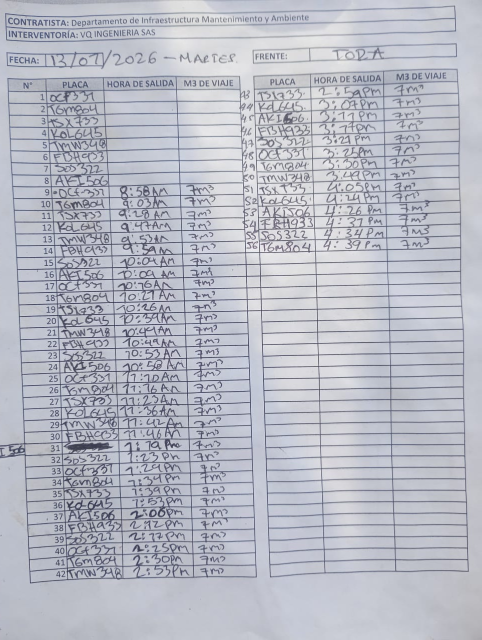
#> input picture OneDrive_2026-01-30/PLANILLAS DIARIAS/260113.jpeg, 963 x 1280 px, found by its file name (shown at 1/2 size)
$ jupyter execute --allow-errors ocr_volquetas_colab.ipynb   (shell and % lines are left out)
#> lines starting #> are read from the running program, lines starting #| are printed output that depends on the picture; after the words box and inside, x2 and y2 are one past the last pixel; in counts of white or black regions, pixels touching at a corner belong together
# OCR planillas de volquetas (Colab) - deteccion automatica de tablas

Este notebook detecta tablas y celdas automaticamente usando las lineas de la tabla.
Si la deteccion falla, ajusta parametros en CONFIG (MIN_TABLE_AREA, LINE_SCALE_H, LINE_SCALE_V).

Pasos:
1. Ejecuta las celdas en orden.
2. Sube la foto.
3. Revisa la visualizacion (DEBUG).
4. Genera el Excel.

[cell 1]
import cv2, numpy as np, matplotlib.pyplot as plt, pandas as pd, re
from google.colab import files
import easyocr

# Config general
USE_GPU = False
DEBUG = True
AUTO_WARP = True
MAX_ROWS = 42
SKIP_HEADER_ROWS = 1

# Deteccion de tablas y lineas
MIN_TABLE_AREA = 0.08  # fraccion del area total
LINE_SCALE_H = 0.5     # fraccion del ancho de la tabla
LINE_SCALE_V = 0.5     # fraccion del alto de la tabla
MERGE_TOL = 10

PLATE_LIST = [
    # 'TXN733', 'KOL645', 'OCF331'
]
REMOVE_LINES = True

[cell 2]
def show_img(img, title=None, size=8):
    if img is None:
        print('No image')
        return
    plt.figure(figsize=(size, size))
    if len(img.shape) == 2:
        plt.imshow(img, cmap='gray')
    else:
        plt.imshow(cv2.cvtColor(img, cv2.COLOR_BGR2RGB))
    if title:
        plt.title(title)
    plt.axis('off')
    plt.show()

def order_points(pts):
    rect = np.zeros((4, 2), dtype='float32')
    s = pts.sum(axis=1)
    rect[0] = pts[np.argmin(s)]
    rect[2] = pts[np.argmax(s)]
    diff = np.diff(pts, axis=1)
    rect[1] = pts[np.argmin(diff)]
    rect[3] = pts[np.argmax(diff)]
    return rect

def four_point_transform(image, pts):
    rect = order_points(pts)
    (tl, tr, br, bl) = rect
    widthA = np.linalg.norm(br - bl)
    widthB = np.linalg.norm(tr - tl)
    maxWidth = int(max(widthA, widthB))
    heightA = np.linalg.norm(tr - br)
    heightB = np.linalg.norm(tl - bl)
    maxHeight = int(max(heightA, heightB))
    dst = np.array([
        [0, 0],
        [maxWidth - 1, 0],
        [maxWidth - 1, maxHeight - 1],
        [0, maxHeight - 1]
    ], dtype='float32')
    M = cv2.getPerspectiveTransform(rect, dst)
    warped = cv2.warpPerspective(image, M, (maxWidth, maxHeight))
    return warped

def find_document_contour(image):
    gray = cv2.cvtColor(image, cv2.COLOR_BGR2GRAY)
    blur = cv2.GaussianBlur(gray, (5, 5), 0)
    edges = cv2.Canny(blur, 75, 200)
    cnts = cv2.findContours(edges, cv2.RETR_LIST, cv2.CHAIN_APPROX_SIMPLE)
    cnts = cnts[0] if len(cnts) == 2 else cnts[1]
    cnts = sorted(cnts, key=cv2.contourArea, reverse=True)
    for c in cnts[:10]:
        peri = cv2.arcLength(c, True)
        approx = cv2.approxPolyDP(c, 0.02 * peri, True)
        if len(approx) == 4:
            return approx
    return None

def auto_warp_document(image):
    contour = find_document_contour(image)
    if contour is None:
        return image, None
    warped = four_point_transform(image, contour.reshape(4, 2))
    return warped, contour

def binarize(gray):
    return cv2.adaptiveThreshold(gray, 255, cv2.ADAPTIVE_THRESH_MEAN_C,
                                 cv2.THRESH_BINARY, 31, 10)

def detect_lines(bin_img, scale_h=0.4, scale_v=0.4):
    h, w = bin_img.shape
    inv = 255 - bin_img
    h_len = max(40, int(w * scale_h))
    v_len = max(40, int(h * scale_v))
    h_kernel = cv2.getStructuringElement(cv2.MORPH_RECT, (h_len, 1))
    v_kernel = cv2.getStructuringElement(cv2.MORPH_RECT, (1, v_len))
    h_lines = cv2.morphologyEx(inv, cv2.MORPH_OPEN, h_kernel, iterations=1)
    v_lines = cv2.morphologyEx(inv, cv2.MORPH_OPEN, v_kernel, iterations=1)
    h_lines = cv2.dilate(h_lines, cv2.getStructuringElement(cv2.MORPH_RECT, (3, 3)), iterations=1)
    v_lines = cv2.dilate(v_lines, cv2.getStructuringElement(cv2.MORPH_RECT, (3, 3)), iterations=1)
    return h_lines, v_lines, inv

# [31 lines left out: functions merge_close_positions, add_boundaries, get_line_positions, not called in this run]

def split_wide_table(grid, rect):
    x, y, w, h = rect
    roi = grid[y:y+h, x:x+w]
    col_sum = np.sum(roi > 0, axis=0).astype('float32')
    if col_sum.size < 10:
        return [rect]
    # smooth
    k = 25
    kernel = np.ones(k) / k
    smooth = np.convolve(col_sum, kernel, mode='same')
    left = int(w * 0.3)
    right = int(w * 0.7)
    if right <= left:
        return [rect]
    split_rel = np.argmin(smooth[left:right]) + left
    split_x = x + split_rel
    if split_x <= x + 10 or split_x >= x + w - 10:
        return [rect]
    left_rect = (x, y, split_x - x, h)
    right_rect = (split_x, y, x + w - split_x, h)
    return [left_rect, right_rect]

def find_tables(gray):
    bin_img = binarize(gray)
    h_lines, v_lines, inv = detect_lines(bin_img, scale_h=0.2, scale_v=0.2)
    grid = cv2.bitwise_or(h_lines, v_lines)
    cnts = cv2.findContours(grid, cv2.RETR_EXTERNAL, cv2.CHAIN_APPROX_SIMPLE)
    cnts = cnts[0] if len(cnts) == 2 else cnts[1]
    tables = []
    H, W = gray.shape[:2]
    min_area = MIN_TABLE_AREA * (H * W)
    for c in cnts:
        x, y, w, h = cv2.boundingRect(c)
        if w * h < min_area:
            continue
        if w < W * 0.2 or h < H * 0.2:
            continue
        tables.append((x, y, w, h))
    # split wide table if only one big region
    if len(tables) == 1:
        x, y, w, h = tables[0]
        if w > W * 0.8:
            tables = split_wide_table(grid, tables[0])
    tables = sorted(tables, key=lambda t: t[0])
    return tables, grid

def draw_table_boxes(img, tables):
    out = img.copy()
    for i, (x, y, w, h) in enumerate(tables):
        cv2.rectangle(out, (x, y), (x + w, y + h), (0, 255, 0), 2)
        cv2.putText(out, f'T{i+1}', (x + 5, y + 25), cv2.FONT_HERSHEY_SIMPLEX, 0.8, (255, 0, 0), 2)
    return out

[cell 3]
uploaded = files.upload()
#> the answer given: 260113.jpeg
image_path = next(iter(uploaded.keys()))
img = cv2.imread(image_path)
#> img is the input picture: shape (1280, 963, 3); mean B, G, R 196.6, 186, 183.5
if AUTO_WARP:
    warped, contour = auto_warp_document(img)
#> in find_document_contour, `edges = cv2.Canny(blur, 75, 200)`:
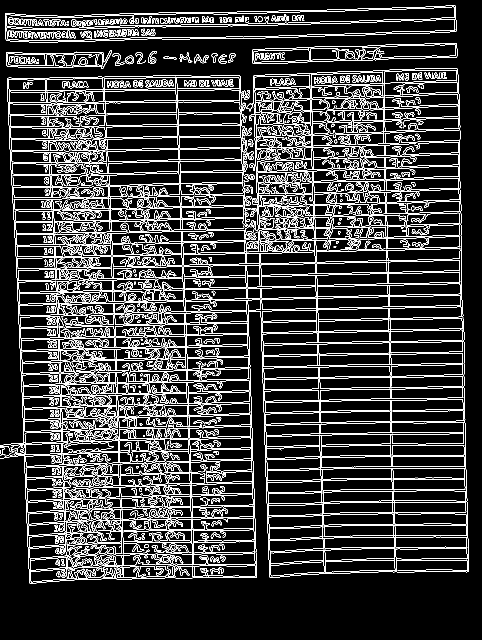
#> edges: shape (1280, 963) (shown at 1/2 size); 13.4% white in thin lines or dots, all inside (x1, y1, x2, y2) = (0, 10, 938, 1168)
#> in find_document_contour, `cnts = cv2.findContours(edges, cv2.RETR_LIST, cv2.CHAIN_APPROX_SIMPLE)`: cnts = 2061 contours, 734 with area under 20; largest, box (x1, y1, x2, y2) and area: (0, 136, 938, 1168) 247348, (17, 153, 486, 443) 49122, (10, 10, 913, 85) 47496, (10, 10, 913, 85) 47492, (13, 38, 911, 82) 19526
#> the loop in find_document_contour, `for c in cnts[:10]:` made 2 passes
#> (peri, approx) on passes 1 to 2: (60203.6, [[914, 137], [59, 1166]]), (11240.1, [[478, 180], [17, 158], [482, 276], [30, 441]])
#> in auto_warp_document, `contour = find_document_contour(image)`: contour = [[478, 180], [17, 158], [482, 276], [30, 441]]
#> in order_points, `s = pts.sum(axis=1)`: s = [658, 175, 758, 471]
#> in order_points, `diff = np.diff(pts, axis=1)`: diff = [-298, 141, -206, 411]
#> in four_point_transform, `rect = order_points(pts)`: rect = [[17, 158], [478, 180], [482, 276], [30, 441]]
#> in four_point_transform, `(tl, tr, br, bl) = rect`: tl = [17, 158]; tr = [478, 180]; br = [482, 276]; bl = [30, 441]
#> in four_point_transform, `widthA = np.linalg.norm(br - bl)`: widthA = 481.2
#> in four_point_transform, `widthB = np.linalg.norm(tr - tl)`: widthB = 461.5
#> in four_point_transform, `maxWidth = int(max(widthA, widthB))`: maxWidth = 481
#> in four_point_transform, `heightA = np.linalg.norm(tr - br)`: heightA = 96.08
#> in four_point_transform, `heightB = np.linalg.norm(tl - bl)`: heightB = 283.3
#> in four_point_transform, `maxHeight = int(max(heightA, heightB))`: maxHeight = 283
#> in four_point_transform, `dst = np.array([ [0, 0], [maxWidth - 1, 0], [maxWidth - 1, maxHeight -..`: dst = [[0, 0], [480, 0], [480, 282], [0, 282]]
#> in four_point_transform, `M = cv2.getPerspectiveTransform(rect, dst)`: M = [[0.348, -0.016, -3.39], [-0.0468, 0.981, -154.2], [-0.00142, 5.59e-05, 1]]
#> in four_point_transform, `warped = cv2.warpPerspective(image, M, (maxWidth, maxHeight))`:
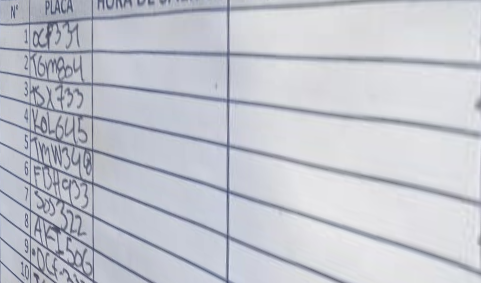
#> warped: shape (283, 481, 3); mean B, G, R 206.3, 197.8, 195.2
#> contour = [[478, 180], [17, 158], [482, 276], [30, 441]]
else:
    warped, contour = img, None

gray = cv2.cvtColor(warped, cv2.COLOR_BGR2GRAY)
#> gray: shape (283, 481)
tables, grid = find_tables(gray)
#> in binarize, `return cv2.adaptiveThreshold(gray, 255, cv2.ADAPTIVE_THRESH_MEAN_C, cv..`:
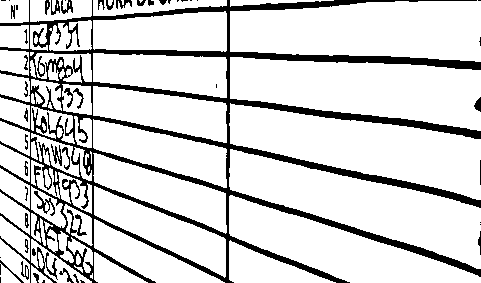
#> returned value: shape (283, 481); 83.9% white; 53 black regions (18 under 20 px), largest, box (x1, y1, x2, y2) and area: (0, 0, 481, 283) 20162, (34, 191, 55, 216) 142, (51, 144, 62, 166) 102
#> in detect_lines, `h_lines = cv2.morphologyEx(inv, cv2.MORPH_OPEN, h_kernel, iterations=1)`:
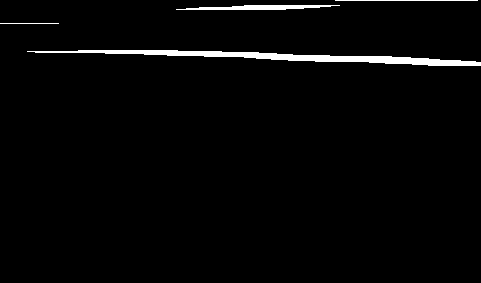
#> h_lines: shape (283, 481); 2.3% white; 4 white regions, box (x1, y1, x2, y2) and area: (27, 50, 481, 66) 2364, (176, 5, 340, 10) 544, (335, 0, 478, 1) 143, (0, 23, 59, 24) 59
#> in detect_lines, `v_lines = cv2.morphologyEx(inv, cv2.MORPH_OPEN, v_kernel, iterations=1)`:
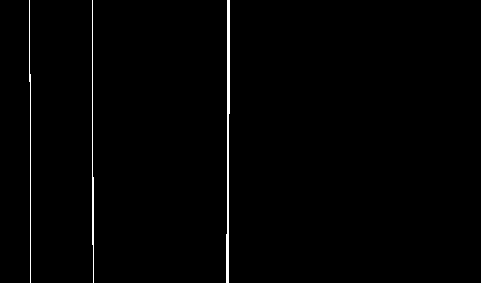
#> v_lines: shape (283, 481); 1% white in thin lines or dots, all inside (x1, y1, x2, y2) = (29, 0, 230, 283)
#> in detect_lines, `h_lines = cv2.dilate(h_lines, cv2.getStructuringElement(cv2.MORPH_RECT..`:
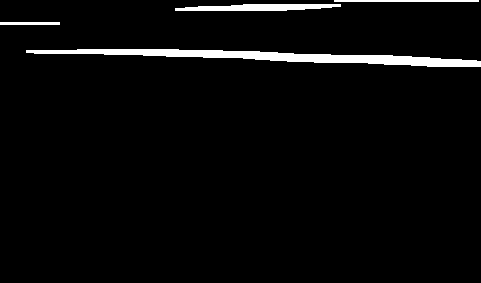
#> h_lines: shape (283, 481); 3.4% white; 4 white regions, box (x1, y1, x2, y2) and area: (26, 49, 481, 67) 3302, (175, 4, 341, 11) 886, (334, 0, 479, 2) 290, (0, 22, 60, 25) 180
#> in detect_lines, `v_lines = cv2.dilate(v_lines, cv2.getStructuringElement(cv2.MORPH_RECT..`:
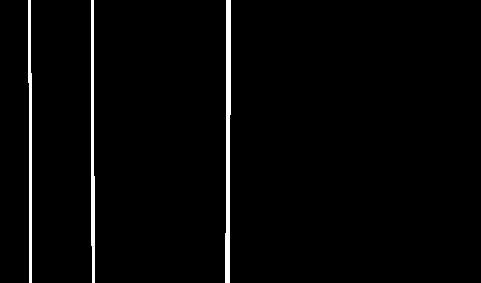
#> v_lines: shape (283, 481); 2.3% white; 3 white regions, box (x1, y1, x2, y2) and area: (225, 0, 231, 283) 1297, (91, 0, 95, 283) 919, (28, 0, 32, 283) 859
#> in find_tables, `grid = cv2.bitwise_or(h_lines, v_lines)`:
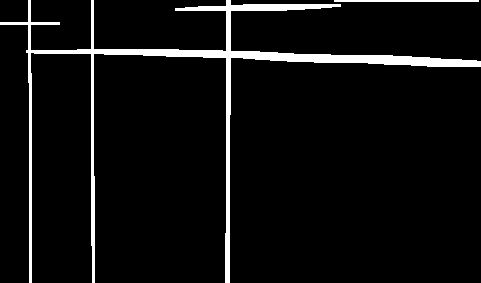
#> grid: shape (283, 481); 5.6% white; 2 white regions
#> in find_tables, `cnts = cv2.findContours(grid, cv2.RETR_EXTERNAL, cv2.CHAIN_APPROX_SIMP..`: cnts = 2 contours; box (x1, y1, x2, y2) and area: (0, 0, 481, 283) 5852, (334, 0, 479, 2) 144
#> the loop in find_tables, `for c in cnts:` made 2 passes
#> (c, x, y, w, h) on pass 1: ([[334, 0], [334, 1], [478, 1], [478, 0]], 334, 0, 145, 2)
#> after the loop in find_tables, `for c in cnts:`: tables = [(0, 0, 481, 283)]
#> in split_wide_table, `col_sum = np.sum(roi > 0, axis=0).astype('float32')`: col_sum = 481 values, max 283 at index 29, min 3 at index 0, mean 15.88
#> in split_wide_table, `smooth = np.convolve(col_sum, kernel, mode='same')`: smooth = 481 values, max 62.8 at index 237, min 1.56 at index 0, mean 15.81
#> in split_wide_table, `split_rel = np.argmin(smooth[left:right]) + left`: split_rel = 144
#> in split_wide_table, `left_rect = (x, y, split_x - x, h)`: left_rect = (0, 0, 144, 283)
#> in split_wide_table, `right_rect = (split_x, y, x + w - split_x, h)`: right_rect = (144, 0, 337, 283)
#> in find_tables, `tables = split_wide_table(grid, tables[0])`: tables = [(0, 0, 144, 283), (144, 0, 337, 283)]
#> tables = [(0, 0, 144, 283), (144, 0, 337, 283)]
print('tables detected:', len(tables))
#| tables detected: 2
if DEBUG:
    show_img(warped, 'warped')
    show_img(draw_table_boxes(warped, tables), 'tables')
#> the loop in draw_table_boxes, `for i, (x, y, w, h) in enumerate(tables):` made 2 passes
#> after the loop in draw_table_boxes, `for i, (x, y, w, h) in enumerate(tables):`:
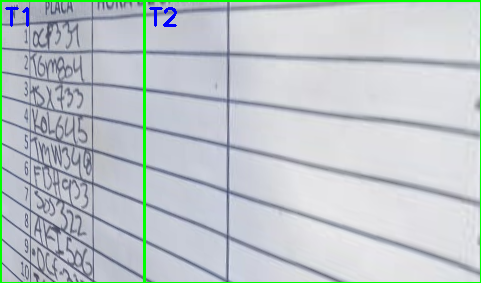
#> out: shape (283, 481, 3); 2.57% of pixels changed, all inside (x1, y1, x2, y2) = (0, 0, 481, 283)
    show_img(grid, 'grid lines')

$ run again, on OneDrive_2026-01-30/PLANILLAS DIARIAS/260116.jpeg
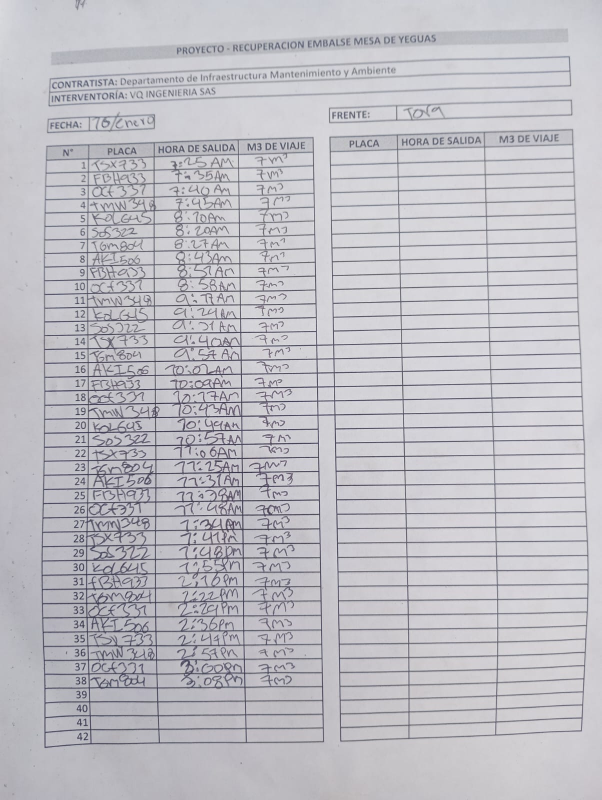
#> input picture OneDrive_2026-01-30/PLANILLAS DIARIAS/260116.jpeg, 1204 x 1600 px, found by its file name (shown at 1/2 size)
#> img is the input picture: shape (1600, 1204, 3); mean B, G, R 196.7, 190.4, 191.5
#> in find_document_contour, `edges = cv2.Canny(blur, 75, 200)`:
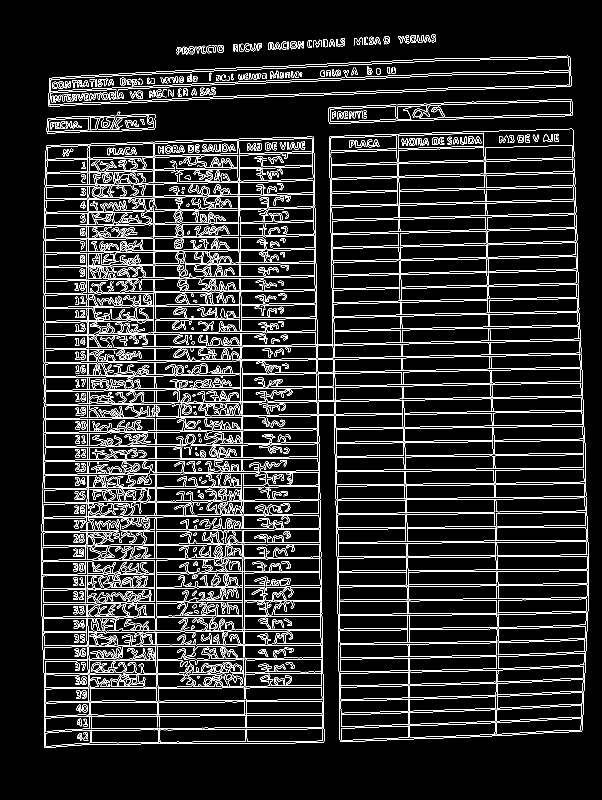
#> edges: shape (1600, 1204) (shown at 1/2 size); 9.6% white in thin lines or dots, all inside (x1, y1, x2, y2) = (82, 69, 1178, 1496)
#> in find_document_contour, `cnts = cv2.findContours(edges, cv2.RETR_LIST, cv2.CHAIN_APPROX_SIMPLE)`: cnts = 1807 contours, 634 with area under 20; largest, box (x1, y1, x2, y2) and area: (82, 257, 1178, 1496) 1267974, (82, 273, 1178, 1496) 983122, (634, 257, 1163, 744) 196080, (96, 111, 1143, 214) 63327, (96, 111, 1143, 214) 63324
#> the loop in find_document_contour, `for c in cnts[:10]:` made 4 passes
#> peri on passes 1 to 3: 6785.9, 20396.4, 7891.8
#> in auto_warp_document, `contour = find_document_contour(image)`: contour = [[1140, 115], [104, 155], [96, 210], [1137, 173]]
#> s = [1255, 259, 306, 1310]
#> diff = [-1025, 51, 114, -964]
#> rect = [[104, 155], [1140, 115], [1137, 173], [96, 210]]
#> tl = [104, 155]; tr = [1140, 115]; br = [1137, 173]; bl = [96, 210]
#> widthA = 1041.7
#> widthB = 1036.8
#> maxWidth = 1041
#> heightA = 58.08
#> heightB = 55.58
#> maxHeight = 58
#> dst = [[0, 0], [1040, 0], [1040, 57], [0, 57]]
#> M = [[1.09, 0.159, -138.2], [0.0413, 1.07, -170.2], [6.12e-05, 0.000102, 1]]
#> `warped, contour = auto_warp_document(img)`: contour = [[1140, 115], [104, 155], [96, 210], [1137, 173]]
#> inv: shape (58, 1041); 23.5% white; 106 white regions (12 under 20 px), largest, box (x1, y1, x2, y2) and area: (0, 0, 1041, 58) 3803, (144, 51, 1041, 58) 3368, (55, 8, 81, 22) 202
#> v_lines: shape (58, 1041); every value is 0
#> in detect_lines, `h_lines = cv2.dilate(h_lines, cv2.getStructuringElement(cv2.MORPH_RECT..`:
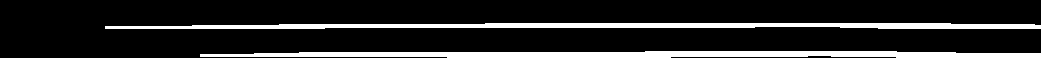
#> h_lines: shape (58, 1041); 14.6% white; 2 white regions
#> in find_tables, `cnts = cv2.findContours(grid, cv2.RETR_EXTERNAL, cv2.CHAIN_APPROX_SIMP..`: cnts = 2 contours; box (x1, y1, x2, y2) and area: (200, 51, 1041, 58) 3721, (105, 23, 1041, 29) 3302
#> the loop in find_tables, `for c in cnts:` made 2 passes
#> (x, y, w, h) on passes 1 to 2: (200, 51, 841, 7), (105, 23, 936, 6)
#> after the loop in find_tables, `for c in cnts:`: tables = []
#| tables detected: 0
